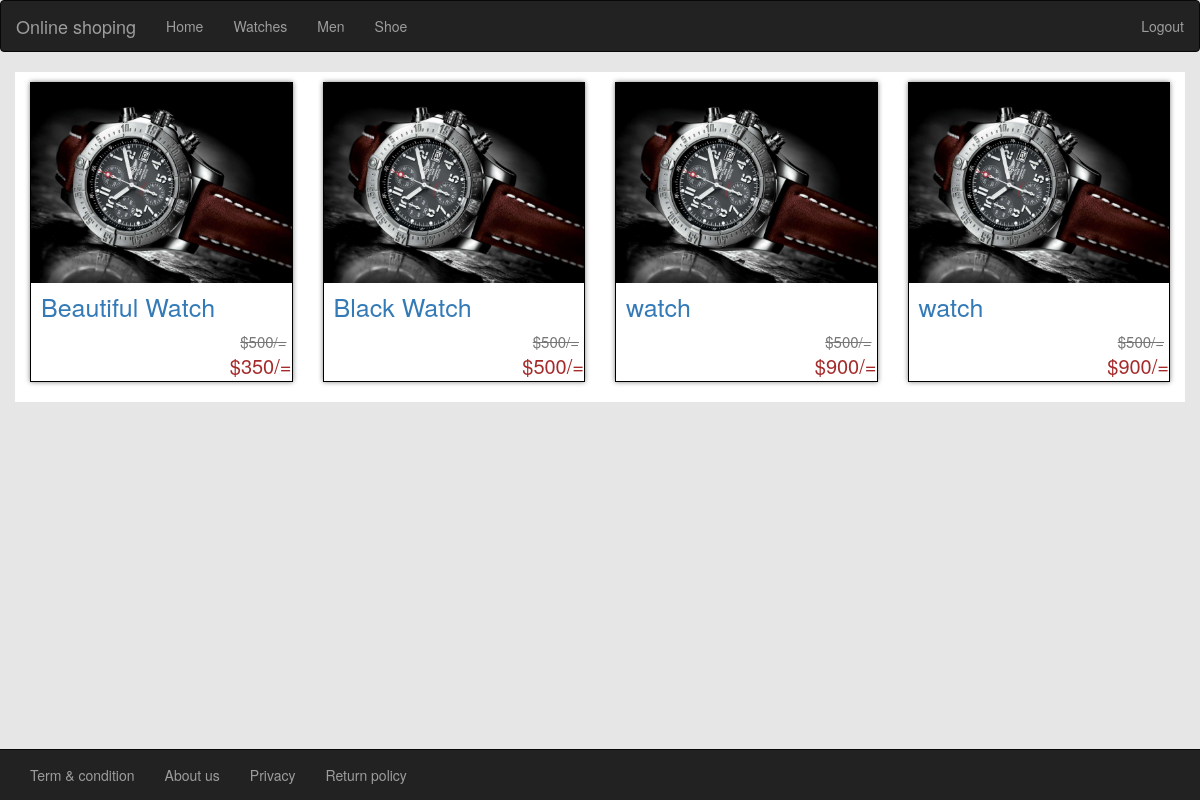
The app's page /category.php?category=watches with its own data.
### tables this page shows
CREATE TABLE `items_cat` (
  `cat_id` int(11) NOT NULL,
  `cat_name` text NOT NULL,
  `cat_slug` text NOT NULL
);

CREATE TABLE `items` (
  `item_id` int(11) NOT NULL,
  `item_image` text NOT NULL,
  `item_title` text NOT NULL,
  `item_description` text NOT NULL,
  `item_cat` text NOT NULL,
  `item_qty` int(11) NOT NULL,
  `item_cost` int(11) NOT NULL,
  `item_price` int(11) NOT NULL,
  `item_discount` int(11) NOT NULL,
  `item_delivery` int(11) NOT NULL
);

### category.php (the view, shortened to what this page needs)
<?php include "includes/db.php"; ?>
<!DOCTYPE html>
<html lang="en">
<head>
	<link rel="stylesheet" href="css/bootstrap.css">
	<link rel="stylesheet" href="css/sheet.css">
</head>
<body>
<?php
include 'includes/header1.php';
?>
<div class="container">
<div class="row">
<?php
if(isset($_GET['category']))
{
	$sql="SELECT * FROM items  WHERE item_cat='$_GET[category]'";
$run=mysqli_query($conn,$sql);
while($rows = mysqli_fetch_assoc($run)){
	$discount=$rows['item_price']-$rows['item_discount'];
	$item_title=str_replace(' ','-',$rows['item_title']);
	echo "
  <div class='col-md-3'>
          <div class='col-md-12 single-item nopadding'>
            <div class='top'><img src='$rows[item_image]' class='img-responsive'></div>
            <div class='bottom'>
         <h3 class='item-title'><a href='item1.php?item_title=$item_title&item_id=$rows[item_id]'>$rows[item_title]</a></h3>
         <div class='pull-right cutted-price text-muted'><del>$500/=</del></div>
         <div class='clearfix'></div>
         <div class='pull-right discount-price'>$$discount/=</div>
		 </div>
        </div>
    </div>
	";
}
}
?>
</div>
<?php
include 'includes/footer1.php';
?>
</div>
</body>
</html>

### includes/header1.php
	<nav class="navbar navbar-inverse">
<div class="container-fluid">
<div class="navbar-header">
<a href="" class="navbar-brand">Online shoping</a>
</div>
<ul class="nav navbar-nav" >
<li><a href="project1.php">Home</a></li>
<?php
$cat_sql="SELECT * FROM items_cat";
$cat_run=mysqli_query($conn,$cat_sql);
while($cat_rows=mysqli_fetch_assoc($cat_run)){
	$cat_name=ucwords($cat_rows['cat_name']);
	if($cat_rows['cat_slug']=='')
	{
		$cat_slug=$cat_rows['cat_name'];
	}else
	{
		$cat_slug=$cat_rows['cat_slug'];
	}
	echo "
	<li><a href='category.php?category=$cat_slug'>$cat_name</a></li>
	";
}
?>
</ul>
<ul class="nav navbar-nav navbar-right">
<li><a href="#">Logout</a></li>
</ul>
</div>
</nav>

### css/sheet.css (style rules this page uses)
.nopadding { padding:0; }
body { background:#e6e6e6; }
.container { background:white; }
.single-item { margin-top: 10px; margin-bottom:20px; height:300px; border:solid 1px black; box-shadow:0 0 5px gray; }
.top { background:maroon; height:200px; }
.top img { width:100%; height:200px; }
.bottom { height:100px; }
.item-title { color:brown; font-size:25px; margin:0; padding:10px; }
.cutted-price { font-size:15px; margin-right:5px; }
.discount-price { font-size:20px; color:brown; }

### records on screen
items_cat: cat_name "Watches"
items_cat: cat_name "Men"
items_cat: cat_name "Shoe"
items: item_image (picture), item_title "Beautiful Watch", discount "350"
items: item_image (picture), item_title "Black Watch", discount "500"
items: item_image (picture), item_title "watch", discount "900"
items: item_image (picture), item_title "watch", discount "900"
